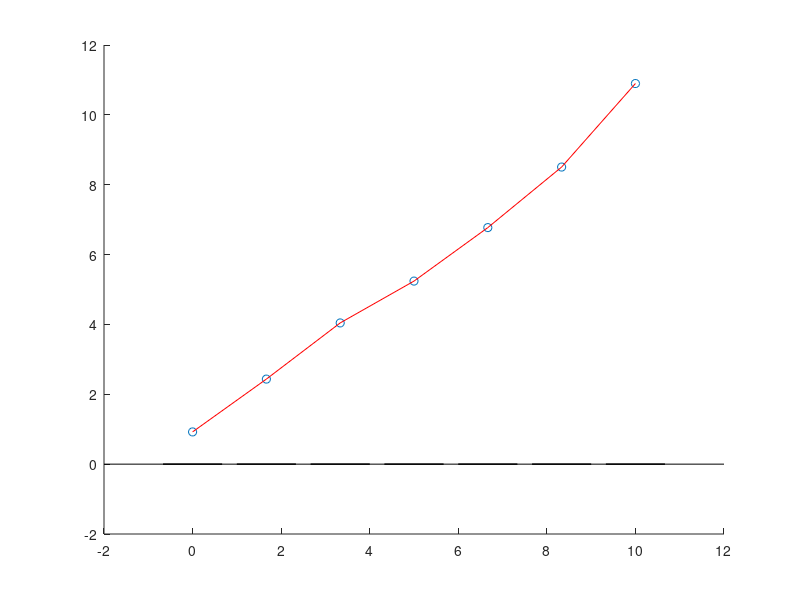

MATLAB code to generate this figure:
% Line Fitting with Least Squares Approximation

x = linspace(0,10,7)';
y = x + rand(size(x));

A = [ones(size(x)) x x.^2 x.^3 x.^4 x.^5 x.^6 x.^7];

xh = (A'*A)\(A'*y); % this is key
display(xh);

close all;
scatter(x,y);
hold on;
plot(x,A*xh,'r');
bar(x,y - A*xh);
hold off;